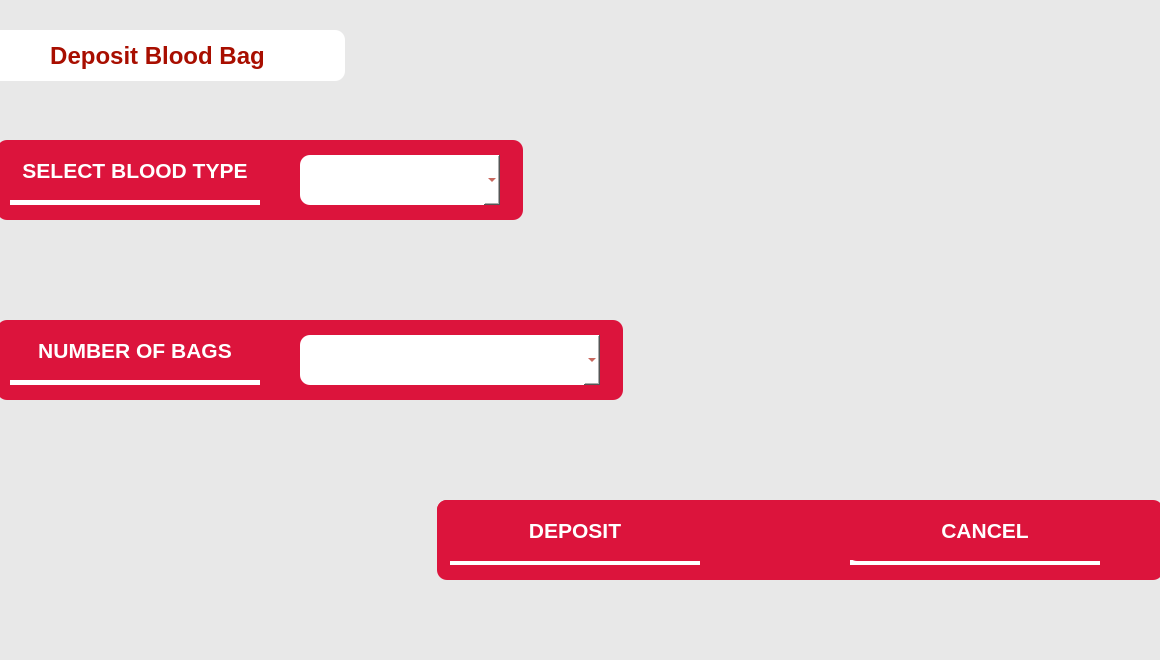
<?xml version="1.0" encoding="UTF-8"?>
<ui version="4.0">
 <class>depositMenu</class>
 <widget class="QDialog" name="depositMenu">
  <property name="geometry">
   <rect>
    <x>0</x>
    <y>0</y>
    <width>1160</width>
    <height>660</height>
   </rect>
  </property>
  <property name="windowTitle">
   <string>Dialog</string>
  </property>
  <property name="styleSheet">
   <string notr="true">#depositMenu{
	background-color:	rgb(232,232,232);
}</string>
  </property>
  <widget class="QGroupBox" name="groupBox">
   <property name="geometry">
    <rect>
     <x>-40</x>
     <y>140</y>
     <width>600</width>
     <height>80</height>
    </rect>
   </property>
   <property name="font">
    <font>
     <pointsize>8</pointsize>
     <weight>75</weight>
     <bold>true</bold>
    </font>
   </property>
   <property name="styleSheet">
    <string notr="true">#groupBox{
    margin: 0 auto;
    border-radius: 10px;
/*background-color:rgb(85, 170, 255);*/
color:white;
background-color:rgb(220, 20, 60);
}
</string>
   </property>
   <property name="title">
    <string/>
   </property>
   <property name="alignment">
    <set>Qt::AlignCenter</set>
   </property>
   <widget class="QLabel" name="donlab">
    <property name="geometry">
     <rect>
      <x>0</x>
      <y>0</y>
      <width>350</width>
      <height>61</height>
     </rect>
    </property>
    <property name="font">
     <font>
      <pointsize>16</pointsize>
      <weight>75</weight>
      <bold>true</bold>
     </font>
    </property>
    <property name="styleSheet">
     <string notr="true">#donlab{
    margin: 0 auto;
    border-radius: 10px;
	color: rgb(255, 255, 255);
}</string>
    </property>
    <property name="text">
     <string>SELECT BLOOD TYPE</string>
    </property>
    <property name="alignment">
     <set>Qt::AlignCenter</set>
    </property>
   </widget>
   <widget class="QLabel" name="line">
    <property name="geometry">
     <rect>
      <x>50</x>
      <y>60</y>
      <width>250</width>
      <height>5</height>
     </rect>
    </property>
    <property name="styleSheet">
     <string notr="true">#line{

background-color: rgb(255, 255, 255);
}</string>
    </property>
    <property name="text">
     <string/>
    </property>
   </widget>
   <widget class="QComboBox" name="BLOODTYPE">
    <property name="geometry">
     <rect>
      <x>340</x>
      <y>15</y>
      <width>200</width>
      <height>50</height>
     </rect>
    </property>
    <property name="font">
     <font>
      <pointsize>12</pointsize>
      <weight>75</weight>
      <bold>true</bold>
     </font>
    </property>
    <property name="styleSheet">
     <string notr="true">#BLOODTYPE{
color:rgb(168, 14, 0);;;
	background-color: rgb(255, 255, 255);
    border-width: 2px;
    border-radius: 10px;
    border-color: beige;
    padding: 6px;
}</string>
    </property>
    <property name="editable">
     <bool>false</bool>
    </property>
    <property name="currentText">
     <string/>
    </property>
   </widget>
  </widget>
  <widget class="QGroupBox" name="groupBox_2">
   <property name="geometry">
    <rect>
     <x>-40</x>
     <y>320</y>
     <width>700</width>
     <height>80</height>
    </rect>
   </property>
   <property name="font">
    <font>
     <pointsize>8</pointsize>
     <weight>75</weight>
     <bold>true</bold>
    </font>
   </property>
   <property name="styleSheet">
    <string notr="true">#groupBox_2{
    margin: 0 auto;
    border-radius: 10px;
color:white;
background-color:rgb(220, 20, 60);
}
</string>
   </property>
   <property name="title">
    <string/>
   </property>
   <property name="alignment">
    <set>Qt::AlignCenter</set>
   </property>
   <widget class="QLabel" name="donlab_2">
    <property name="geometry">
     <rect>
      <x>0</x>
      <y>0</y>
      <width>350</width>
      <height>61</height>
     </rect>
    </property>
    <property name="font">
     <font>
      <pointsize>16</pointsize>
      <weight>75</weight>
      <bold>true</bold>
     </font>
    </property>
    <property name="styleSheet">
     <string notr="true">#donlab_2{
    margin: 0 auto;
    border-radius: 10px;
	color: rgb(255, 255, 255);
}</string>
    </property>
    <property name="text">
     <string>NUMBER OF BAGS</string>
    </property>
    <property name="alignment">
     <set>Qt::AlignCenter</set>
    </property>
   </widget>
   <widget class="QLabel" name="line_2">
    <property name="geometry">
     <rect>
      <x>50</x>
      <y>60</y>
      <width>250</width>
      <height>5</height>
     </rect>
    </property>
    <property name="styleSheet">
     <string notr="true">#line_2{

background-color: rgb(255, 255, 255);
}</string>
    </property>
    <property name="text">
     <string/>
    </property>
   </widget>
   <widget class="QComboBox" name="quantity">
    <property name="geometry">
     <rect>
      <x>340</x>
      <y>15</y>
      <width>300</width>
      <height>50</height>
     </rect>
    </property>
    <property name="font">
     <font>
      <pointsize>12</pointsize>
      <weight>75</weight>
      <bold>true</bold>
     </font>
    </property>
    <property name="styleSheet">
     <string notr="true">#quantity{
color:rgb(168, 14, 0);;;
	background-color: rgb(255, 255, 255);
    border-width: 2px;
    border-radius: 10px;
    border-color: beige;
    padding: 6px;
}</string>
    </property>
    <property name="currentText">
     <string notr="true"/>
    </property>
   </widget>
  </widget>
  <widget class="QLabel" name="label">
   <property name="geometry">
    <rect>
     <x>-30</x>
     <y>30</y>
     <width>375</width>
     <height>51</height>
    </rect>
   </property>
   <property name="font">
    <font>
     <pointsize>18</pointsize>
     <weight>75</weight>
     <bold>true</bold>
    </font>
   </property>
   <property name="styleSheet">
    <string notr="true">#label{
color:rgb(168, 14, 0);
background-color:rgb(255, 255, 255);
    border-width: 2px;
    border-radius: 10px;
    border-color: beige;
    padding: 6px;
}</string>
   </property>
   <property name="text">
    <string>Deposit Blood Bag</string>
   </property>
   <property name="alignment">
    <set>Qt::AlignCenter</set>
   </property>
  </widget>
  <widget class="QGroupBox" name="groupBox_3">
   <property name="geometry">
    <rect>
     <x>400</x>
     <y>500</y>
     <width>800</width>
     <height>80</height>
    </rect>
   </property>
   <property name="font">
    <font>
     <pointsize>8</pointsize>
     <weight>75</weight>
     <bold>true</bold>
    </font>
   </property>
   <property name="styleSheet">
    <string notr="true">#groupBox_3{
    margin: 0 auto;
    border-radius: 10px;
color:white;
background-color:rgb(220, 20, 60);
}
</string>
   </property>
   <property name="title">
    <string/>
   </property>
   <property name="alignment">
    <set>Qt::AlignCenter</set>
   </property>
   <widget class="QLabel" name="line_3">
    <property name="geometry">
     <rect>
      <x>50</x>
      <y>60</y>
      <width>250</width>
      <height>5</height>
     </rect>
    </property>
    <property name="styleSheet">
     <string notr="true">#line_3{

background-color: rgb(255, 255, 255);
}</string>
    </property>
    <property name="text">
     <string/>
    </property>
   </widget>
   <widget class="QPushButton" name="DEPOSIT">
    <property name="geometry">
     <rect>
      <x>0</x>
      <y>0</y>
      <width>350</width>
      <height>61</height>
     </rect>
    </property>
    <property name="font">
     <font>
      <pointsize>16</pointsize>
      <weight>75</weight>
      <bold>true</bold>
     </font>
    </property>
    <property name="styleSheet">
     <string notr="true">#DEPOSIT{
    margin: 0 auto;
    border-radius: 10px;
color:white;
background-color:rgb(220, 20, 60);
}</string>
    </property>
    <property name="text">
     <string>DEPOSIT</string>
    </property>
   </widget>
   <widget class="QLabel" name="line_4">
    <property name="geometry">
     <rect>
      <x>450</x>
      <y>60</y>
      <width>250</width>
      <height>5</height>
     </rect>
    </property>
    <property name="styleSheet">
     <string notr="true">#line_4{

background-color: rgb(255, 255, 255);
}</string>
    </property>
    <property name="text">
     <string/>
    </property>
   </widget>
   <widget class="QPushButton" name="cancel">
    <property name="geometry">
     <rect>
      <x>410</x>
      <y>0</y>
      <width>350</width>
      <height>61</height>
     </rect>
    </property>
    <property name="font">
     <font>
      <pointsize>16</pointsize>
      <weight>75</weight>
      <bold>true</bold>
     </font>
    </property>
    <property name="styleSheet">
     <string notr="true">#cancel{
    margin: 0 auto;
    border-radius: 10px;
	color:white;
background-color:rgb(220, 20, 60);
}</string>
    </property>
    <property name="text">
     <string>CANCEL</string>
    </property>
   </widget>
  </widget>
  <widget class="QLabel" name="img">
   <property name="geometry">
    <rect>
     <x>690</x>
     <y>30</y>
     <width>450</width>
     <height>411</height>
    </rect>
   </property>
   <property name="text">
    <string/>
   </property>
   <property name="pixmap">
    <pixmap>../build-Blood_Bank-Desktop_Qt_6_2_0_MSVC2019_64bit-Debug/test.png</pixmap>
   </property>
  </widget>
 </widget>
 <resources/>
 <connections/>
</ui>
